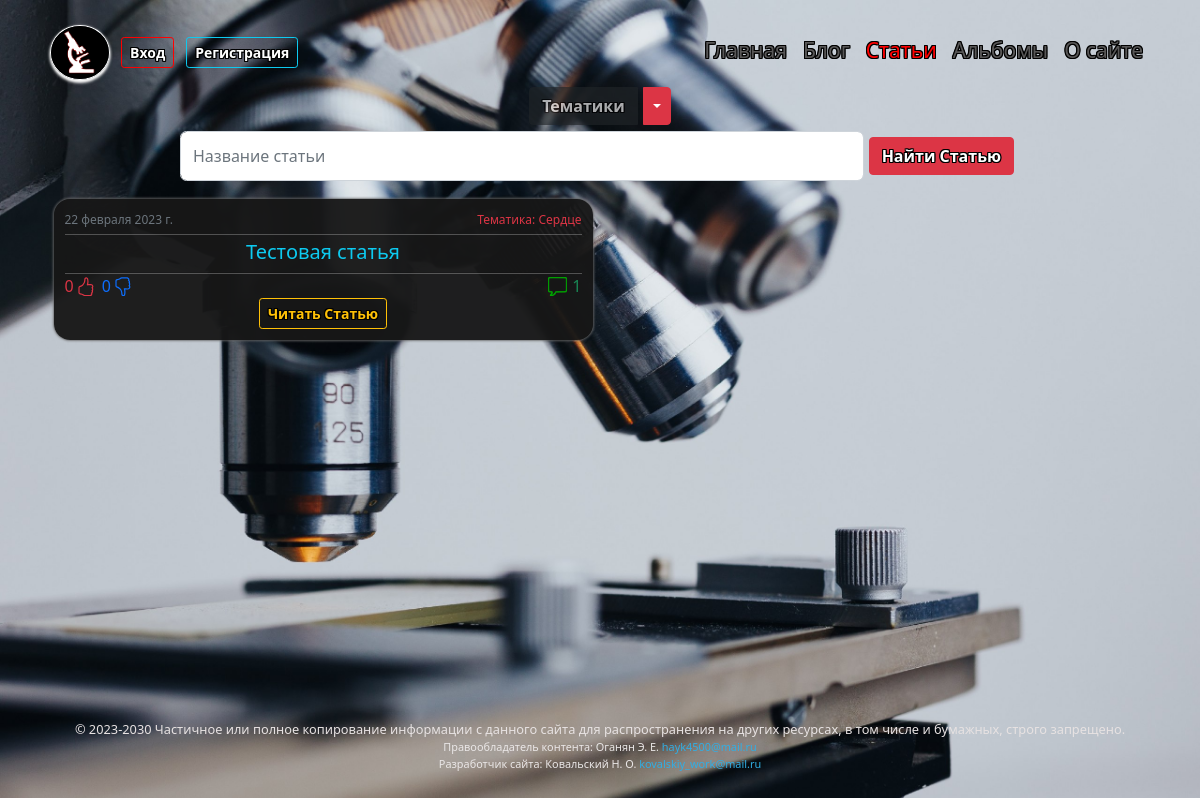
The app's page /articles/thematic/serdce/, older data.
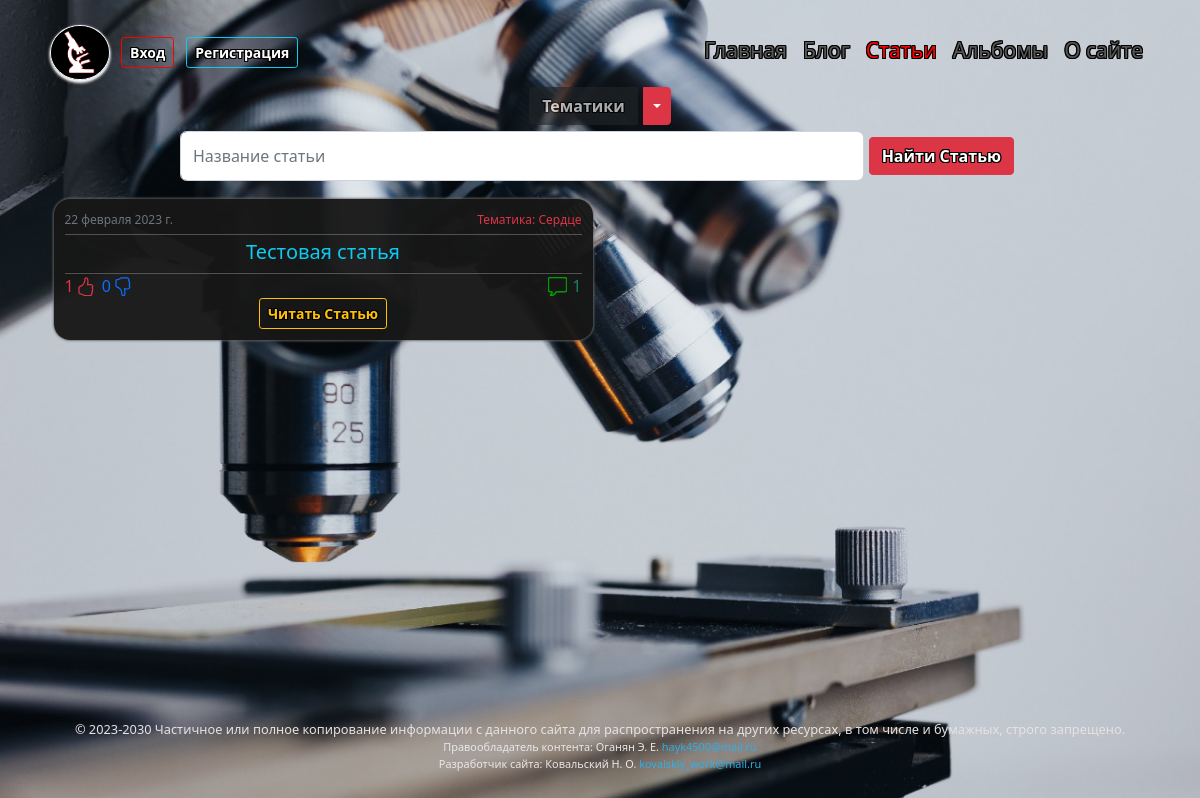
The same page, newer data.
### articles/models.py (models this page shows, shortened)
class Article(models.Model):
    title = models.CharField(verbose_name='Статья', max_length=40, unique=True)
    slug = models.SlugField(max_length=40, unique=True, db_index=True, verbose_name='URL')
    body = RichTextUploadingField(verbose_name='Содержание')
    time_create = models.DateTimeField(verbose_name='Время создания', auto_now_add=True)
    is_published = models.BooleanField(verbose_name='Публикация', default=True)
    thematic = models.ForeignKey('Thematic', verbose_name='Тематика', on_delete=models.PROTECT, null=False)
    thumbsup = models.IntegerField(verbose_name='Нравится', default='0')
    thumbsdown = models.IntegerField(verbose_name='Не нравится', default='0')
    thumbs = models.ManyToManyField(CustomUser, verbose_name='Голосовали', related_name='thumbs_article', default=None, blank=True)
    def get_absolute_url(self):
        return reverse('article', kwargs={'article_slug': self.slug})
    class Meta:
        verbose_name = "Статью"
        verbose_name_plural = "Статьи"
        ordering = ['-time_create']

class Thematic(models.Model):
    name = models.CharField(verbose_name='Тематика', max_length=40, db_index=True, unique=True)
    slug = models.SlugField(max_length=80, unique=True, db_index=True, verbose_name='URL')
    def __str__(self):
        return self.name
    def get_absolute_url(self):
        return reverse('thematic', kwargs={'thematic_slug': self.slug})
    class Meta:
        verbose_name = "Тематику"
        verbose_name_plural = "Тематики"

### articles/views.py (the view)
# urls.py: path('thematic/<slug:thematic_slug>/', ShowThematic.as_view(), name='thematic'),
class ShowThematic(ArticleMixin, ListView):
    model = Article
    template_name = 'articles/thematic.html'
    context_object_name = 'articles'
    allow_empty = False
    def get_context_data(self, *, object_list=None, **kwargs):
        context = super().get_context_data(**kwargs)
        t = Thematic.objects.get(slug=self.kwargs['thematic_slug'])
        context['title'] = 'Тематика - ' + str(t.name)
        context['thematic_selected'] = t.slug
        return context
    def get_queryset(self):
        return Article.objects.filter(thematic__slug=self.kwargs['thematic_slug'], is_published=True)\
            .annotate(number_of_comments=Count('comments_article', filter=Q(comments_article__status=True))) \
            .filter(is_published=True) \
            .order_by('-title').select_related('thematic')

### articles/templatetags/articles_tags.py (called while the page is built)
@register.inclusion_tag('articles/list_thematics.html', name='showthematics')
def show_organ_system_and_album(thematic_selected=0):
    thematic = cache.get('thematic')
    if not thematic:
        thematic = Thematic.objects.annotate(Count('article')).filter(article__is_published=True)
        cache.set('thematic', thematic, 60)
    return {'thematic': thematic, 'thematic_selected': thematic_selected}

### blog/context_processors.py (called while the page is built)
def menu_context_processor(request):
    return {'menu': menu, 'home': home}

### articles/templates/articles/thematic.html (shortened to what this page needs)
{% extends 'blog/include/base.html' %}
{% block content %}
{% include 'articles/include/base_articles.html' %}
{% endblock %}

### articles/templates/articles/include/base_articles.html (shortened to what this page needs)
{% load articles_tags %}
{% load static %}
{% if request.resolver_match.view_name == 'search_articles' %}
{% showthematics thematic_selected=-1 %}
{% else %}
{% showthematics thematic_selected=thematic_selected %}
{% endif %}
<form action="{% url 'search_articles' %}" class="form" method="get" style="width:auto; margin-left:15%; margin-right:15%;">
    <div class="input-group" >
        <input id="search" name="q" type="search" class="form-control"  required="" placeholder="Название статьи" style="border-radius:0.4em;">
        <span class="input-group-btn">
            <button type="submit" class="btn btn-danger">Найти Статью</button>
        </span>
    </div>
</form>
<div class="profile-2">
    <div class="row row-cols-1 row-cols-md-2 row-cols-lg-2  g-1">
        {% for article in articles %}
        <div class="col">
            <div class="profile-cust card ">
                <div class="card-body">
                    <span class="right" style="float:right;">
                        <p class="text-danger time">Тематика: {{article.thematic}}</p>
                    </span>
                    <span class="left" style="float:left;">
                        <p class="text-muted time">{{article.time_create|date}}</p>
                    </span>
                    <br>
                    <hr class="text-white" style="margin-top:0%; margin-bottom:1%">
                    <h4 class="text-info fs-5 text-center">{{article.title|truncatechars:51}}</h4>
                </div>
                <div class="card-footer ">
                    <hr class="text-white" style="margin-top:0%; margin-bottom:0%">
                    <span class="right" style="float:right;">
                        <ul class="lines">
                            <li class="lines">
                                <image class="btn-like" src="{% static 'blog/images/comment.png' %}" style="margin-top:0.2em; margin-right:5px;" width="19em" height="19em"></image>
                            <li class="lines">
                                <h7 class="text-success" style="margin-bottom:0px;">{{article.number_of_comments|default:"нет"}}</h7>
                        </ul>
                    </span>
                    <span class="left" style="float:left;">
                        <ul class="lines">
                            <li class="lines">
                                <h7 class="text-danger" style="margin-bottom:0px;  margin-right:2px; color:red;">{{article.thumbsup}}</h7>
                            <li class="lines">
                            <li class="lines">
                                <h7 class="text-primary" style="margin-bottom:0px;  margin-right:2px;">{{article.thumbsdown}}</h7>
                            <li class="lines">
                        </ul>
                    </span>
                    <br>
                    <div class="text-center">
                        <a href="{{article.get_absolute_url}}">
                            <button type="button" class="btn btn-outline-warning btn-sm btn-profile">Читать Статью</button></a>
                    </div>
                </div>
            </div>
        </div>
        {% endfor %}
    </div>
</div>

Row changes from the older to the newer data that the page shows:
changed Article "Тестовая статья": thumbsup "0" → "1"
